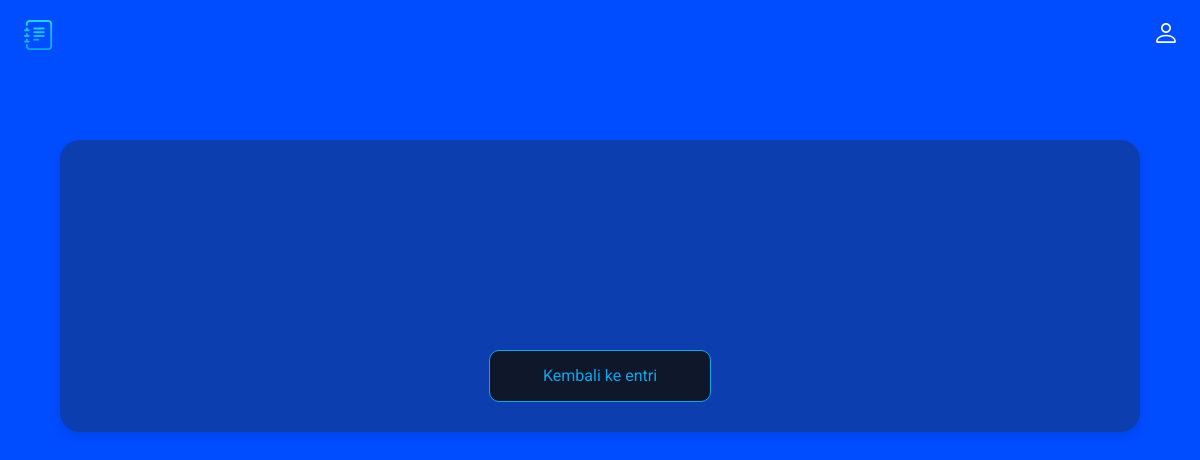
/card/1, run on an earlier commit of the app's database.
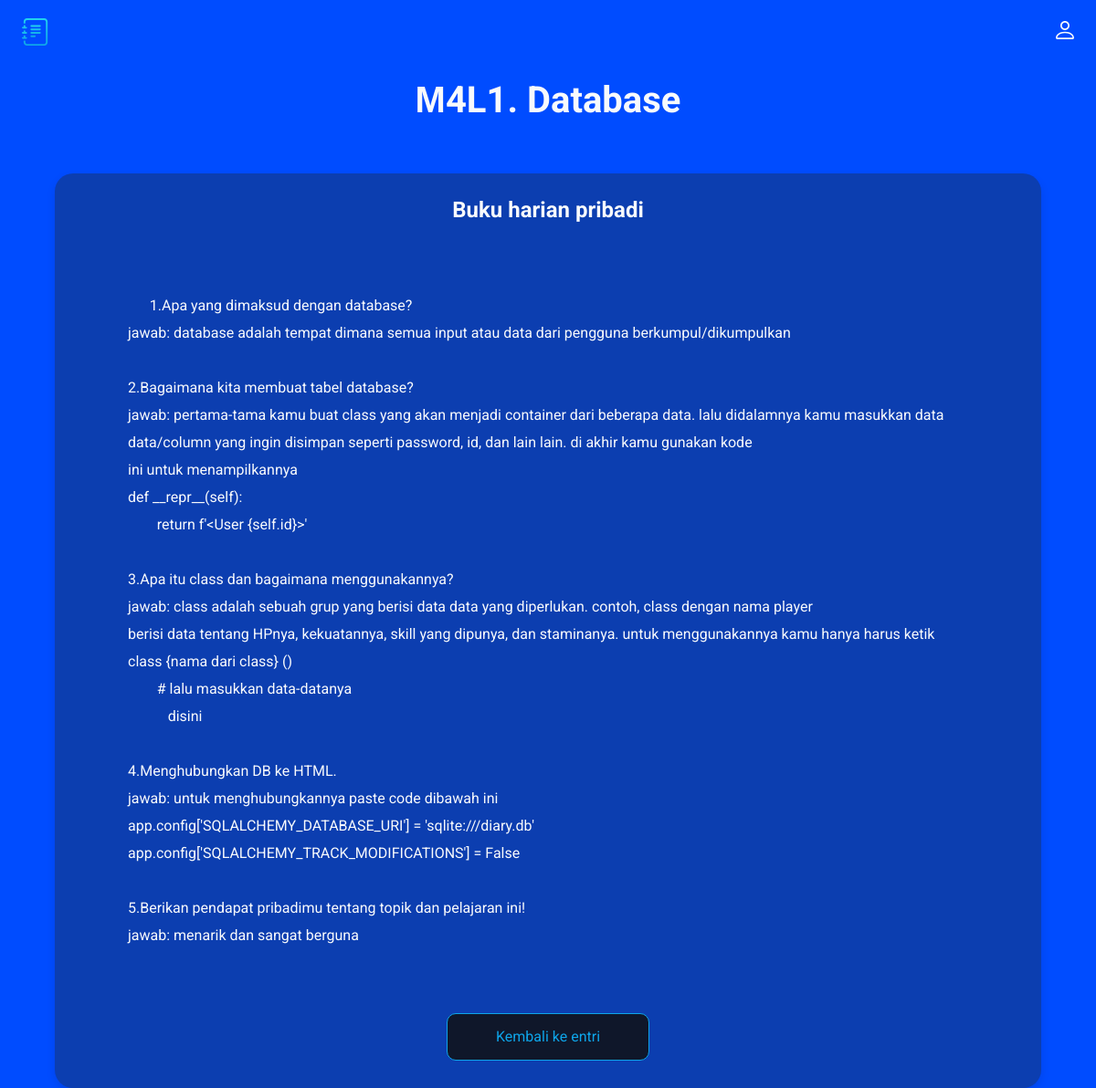
And on a later commit of the database.
### main.py (models this page shows, shortened)
class Card(db.Model):
    id = db.Column(db.Integer, primary_key=True)
    title = db.Column(db.String(100), nullable=False)
    subtitle = db.Column(db.String(300), nullable=False)
    text = db.Column(db.Text, nullable=False)

### main.py (the view)
@app.route('/card/<int:id>')
def card(id):
    card = Card.query.get(id)
    return render_template('card.html', card=card)

### templates/card.html (shortened to what this page needs)
<!doctype html>
<html lang="en">
<head>
  <link rel="stylesheet" href="../static/css/style.css">
</head>
<body>
  <header class="header">
    <img src="../static/img/logo.svg" alt="logo" width="30" height="30">
    <ul class="main-list">
        <li class="list__item">
          <a href="">
            <img src="../static/img/login.svg" alt="login" width="20" height="20">
          </a>
    </ul>
  </header>
  <main class="main">
    {% block content %}
    <h1 class="main__title">{{card.title}}</h1>
    <div class="main__block">
      <h2 class="main__subtitle">{{card.subtitle}}</h2>
      <div class="main__text">
      {{card.text}}
      </div>
      <a class="main__link" href="/">Kembali ke entri</a>
    </div>
  </main>
  {% endblock %}
</body>
</html>

What changed in the data, as far as the page shows it:
added Card: title "М4L1. Database", subtitle "Buku harian pribadi", text "1.Apa yang dimaksud dengan database? jawab: database adalah tempat dimana semua input atau data dari pengguna berkumpul/dikumpulkan 2.Bagaimana kita membuat tabel database? jawab: pertama-tama kamu buat class yang akan menjadi container dari beberapa data. lalu didalamnya kamu masukkan data data/column yang ingin disimpan seperti password, id, dan lain lain. di akhir kamu gunakan kode ini untuk menampilkannya def __repr__(self): return f'<User {self.id}>' 3.Apa itu class dan bagaimana menggunakannya? jawab: class adalah sebuah grup yang berisi data data yang diperlukan. contoh, class dengan nama player berisi data tentang HPnya, kekuatannya, skill yang dipunya, dan staminanya. untuk…"
